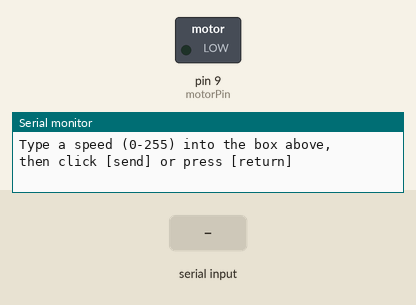
Recording of a sketch running on a simulated Arduino Uno, built with avr-gcc and run on an emulated ATmega328P. Shown: switched loads named in the sketch (green lamp = pin HIGH), the last lines printed to the serial monitor. The test bench sets the inputs (shaded band).

Above: at 1.2 s.
1.3 s: "90,45\n" received over Serial
At 2.1 s:
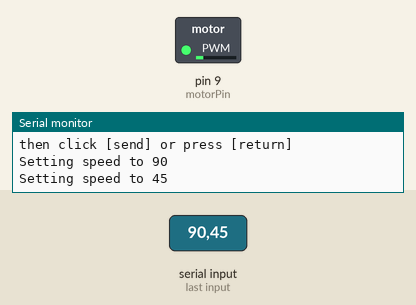
3.8 s: "30,150\n" received over Serial
At 4.3 s:
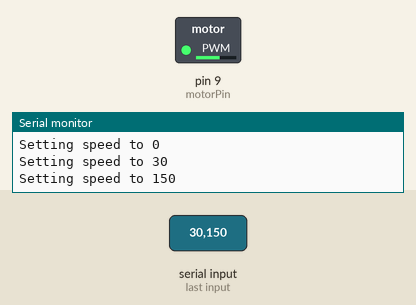
6.3 s: "200\n" received over Serial
At 7.1 s:
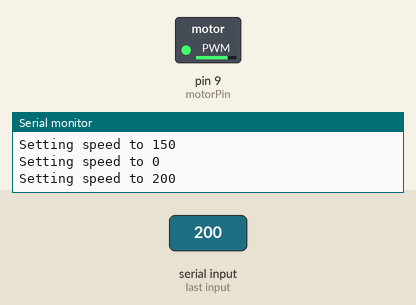
8.8 s: "90\n" received over Serial
At 9.1 s:
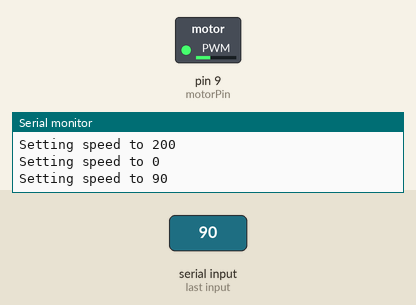
Timing chart, 0 to 11.8 s (numbered marks = the images above; inputs shaded):
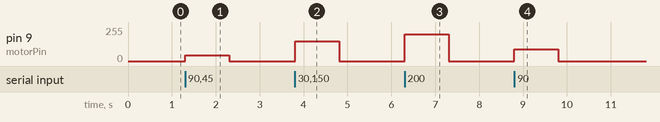

Measured:
- after the input at 1.3 s, pin 9 (motorPin): 0/255 → 45/255 at once, → 0/255 1.0 s later
- after the input at 3.8 s, pin 9 (motorPin): 0/255 → 150/255 at once, → 0/255 1.0 s later
- after the input at 6.3 s, pin 9 (motorPin): 0/255 → 200/255 at once, → 0/255 1.0 s later
- after the input at 8.8 s, pin 9 (motorPin): 0/255 → 90/255 at once, → 0/255 1.0 s later

The sketch:

36_Spinning_DC_Motor_and_Control_Speed.ino
```cpp
/***********************************************************
File name: 36 Spinning DC Motor and Control Speed .ino Description:
Let,spinning dc motor and also control speed of the motor. ********************************/

int motorPin = 9;
void setup() {
    pinMode(motorPin, OUTPUT);
    Serial.begin(9600);
}
void loop()
{
  // motorOnThenOff();
  // motorOnThenOffWithSpeed();
  // motorAcceleration();
     serialSpeed();
}
void motorOnThenOff()  {
  int onTime = 3000;  // milliseconds to turn the motor on
  int offTime = 3000; // milliseconds to turn the motor off
  digitalWrite(motorPin, HIGH); // turn the motor on (full speed)
  delay(onTime);                // delay for onTime milliseconds
  digitalWrite(motorPin, LOW);  // turn the motor off
  delay(offTime);               // delay for offTime milliseconds
}
void motorOnThenOffWithSpeed() {
  int Speed1 = 200;  // between 0 (stopped) and 255 (full speed)
  int Time1 = 3000;  // milliseconds for speed 1
  int Speed2 = 50;   // between 0 (stopped) and 255 (full speed)
  int Time2 = 3000;  // milliseconds to turn the motor off
  analogWrite(motorPin, Speed1);  // turns the motor On
  delay(Time1);                   // delay for onTime milliseconds
  analogWrite(motorPin, Speed2);  // turns the motor Off
  delay(Time2);                   // delay for offTime milliseconds
}
void motorAcceleration() {
  int speed;
  int delayTime = 20; // milliseconds between each speed step
    for(speed = 0; speed <= 255; speed++) {
    analogWrite(motorPin,speed);  // set the new speed
    delay(delayTime);             // delay between speed steps
  }
    for(speed = 255; speed >= 0; speed--) {
    analogWrite(motorPin,speed);  // set the new speed
    delay(delayTime);             // delay between speed steps
  }
}
void serialSpeed() {
  int speed;
  Serial.println("Type a speed (0-255) into the box above,");
  Serial.println("then click [send] or press [return]");
  Serial.println();  // Print a blank line
  while(true)  // "true" is always true, so this will loop forever.
  {
   while (Serial.available() > 0) {
     speed = Serial.parseInt();
     speed = constrain(speed, 0, 255);
     Serial.print("Setting speed to ");
     Serial.println(speed);
     analogWrite(motorPin, speed);
    }
  }
}
```
